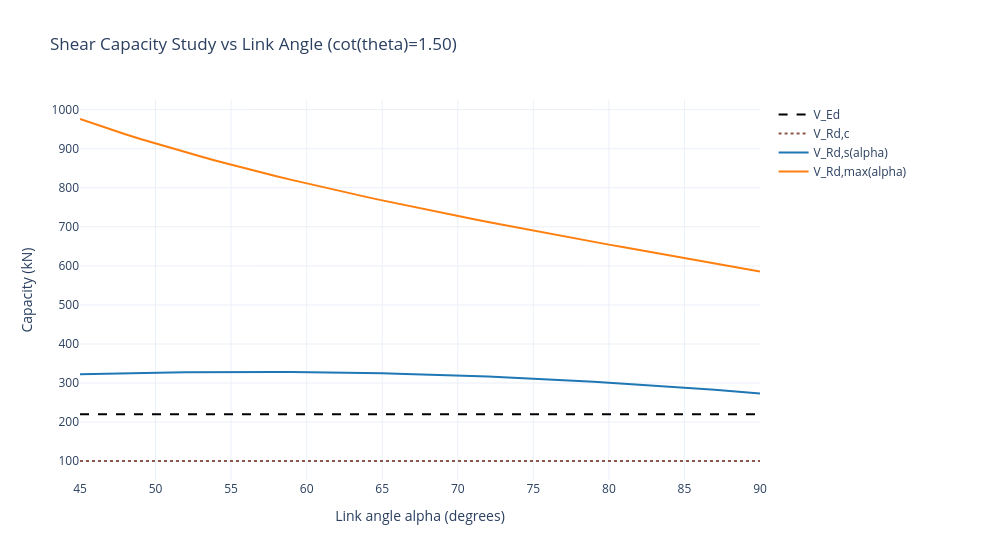

Notebook cell for this chart:
### Markdown cell above
## 5. Link Angle Study

Compares shear capacities while varying the stirrup angle for a fixed cot(theta).

### Code cell
fig_alpha = check.plot_link_angle_study(
    load_case=load_case,
    cot_theta=1.5,
    angle_min=45.0,
    angle_max=90.0,
    n_points=46,
    show=False,
)
fig_alpha
